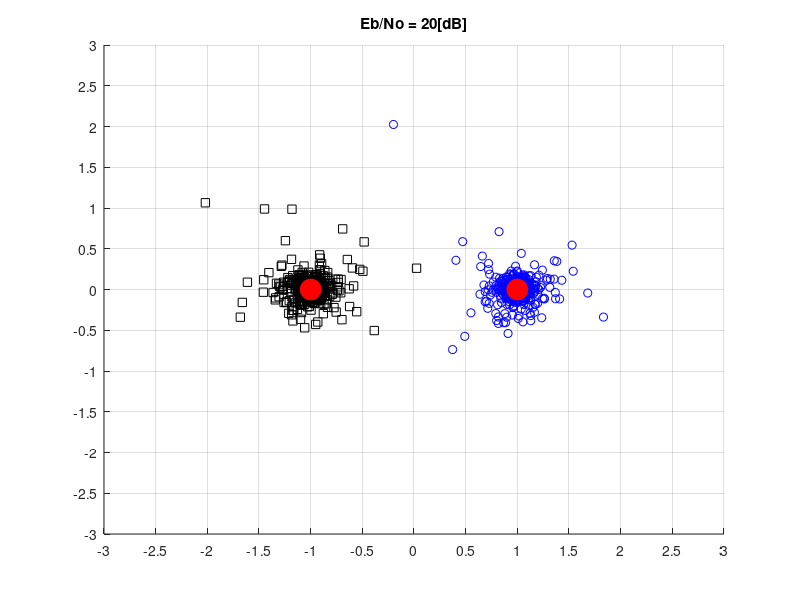

Source code (MATLAB):
clc; clear; close all;
%% Rayleigh channel_BPSK
N_bits = 1e3;

Eb_No_dB_vec = 0:2:30;
BER_ = zeros(2,length(Eb_No_dB_vec));
for i_ebno = find(Eb_No_dB_vec==20)
    
    coordi_plus = nan(2,N_bits);
    coordi_minus = nan(2,N_bits);
    
    Eb_No_dB = Eb_No_dB_vec(i_ebno);
    Eb_No_lin = db2pow(Eb_No_dB);
    Eb_mW = 1; %energy for bit
    
    No_dBm = -Eb_No_dB;
    No_mW = db2pow(No_dBm); % noise power
    n_err = zeros(1,N_bits);
    
    for i_ = 1:N_bits
        % BPSK symbol generation
        b = rand()>0.5; % 비트 생성
        
        s= 2*b -1; % BPSK 변조
        
        h= (randn()+1j*randn())/sqrt(2); % 채널 생성
        
        n = sqrt(No_mW/2)*(randn()+1j*randn()); % 잡음 생성
        
        y = s*h + n; % 수신 신호 생성
        
        r = conj(h)/(abs(h)^2)*y; % 채널 보상
        
        b_re = real(r>0); % BPSK 복조
        
        n_err(1,i_) = b_re~=b; % 에러 비트 카운트
        
        bool_tmp = zeros(2,1);
        if b ==1
            coordi_plus(:,i_) = [real(r);imag(r)];
        else
            coordi_minus(:,i_) = [real(r);imag(r)];
        end
        
    end
    ber_ = mean(n_err,2);
    BER_(1,i_ebno) = ber_;
    BER_(2,i_ebno) = 1/2*(1-sqrt(Eb_No_lin/(Eb_No_lin+1)))
    
end

figure
hold on;grid on;
p1 = plot(coordi_plus(1,:),coordi_plus(2,:),'o');
p2 = plot(coordi_minus(1,:),coordi_minus(2,:),'s');
set(p1,'color','b');
set(p2,'color','k');
axis([-3,3,-3,3]);
set(gca,'ytick',-3:0.5:3,'xtick',-3:0.5:3)
title(sprintf('Eb/No = %d[dB]',Eb_No_dB));
q1 = plot(1,0,'o');set(q1,'markersize',15,'markerEdgeColor','r','MarkerFaceColor','r')
q2 = plot(-1,0,'o');set(q2,'markersize',15,'markerEdgeColor','r','MarkerFaceColor','r')